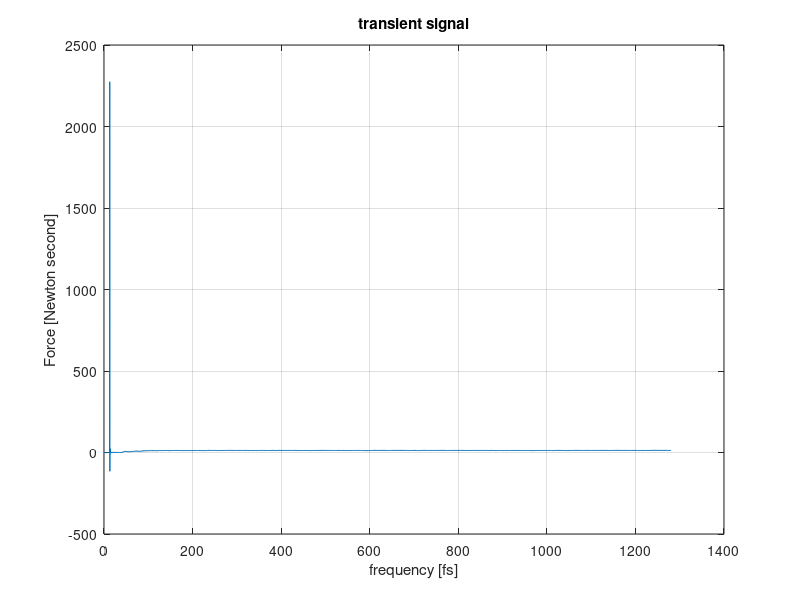
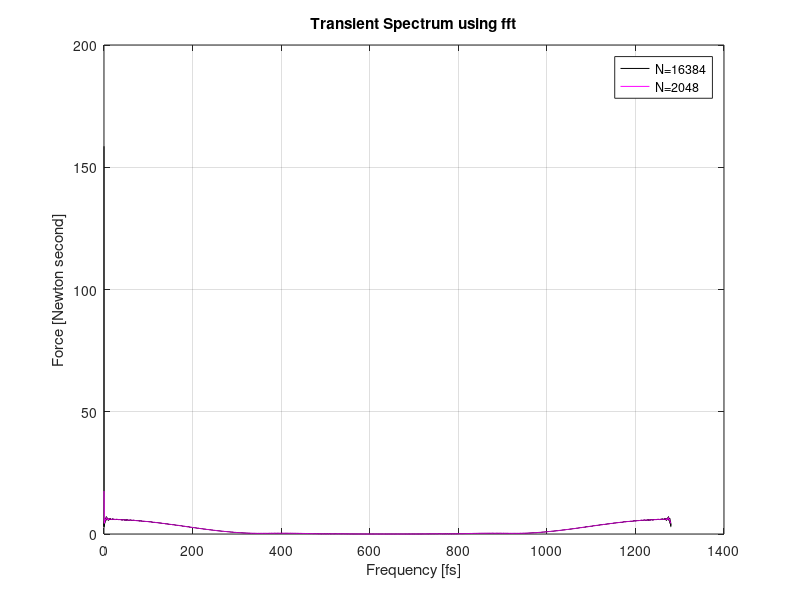
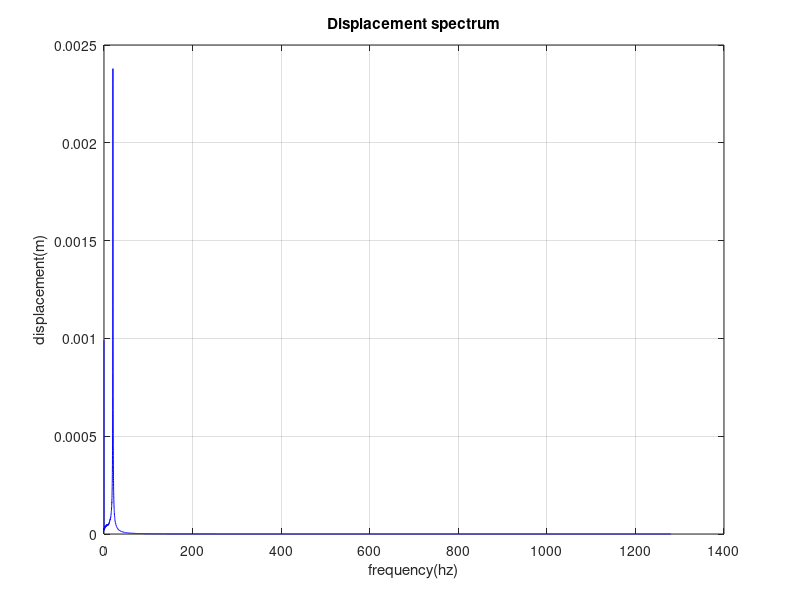

MATLAB code for these plots, in order:
clc;
clear all;
close all;
load('ass2_signal1');
a=x;
l=0:length(a)-1;
deltaf=fs/length(a);
Res=l*deltaf;
figure;
plot(Res,a);
grid on
xlabel('frequency [fs]');
ylabel('Force [Newton second]');
title('transient signal');
figure;
z=(1/fs).*abs(fft(a));
plot(Res,z,'k ');
title('')
hold on;
n1=2048;
l1=0:n1-1;
dealtaf1=fs/n1;
Res1=l1*dealtaf1;
z1=(1/fs).*abs(fft(a(1:n1)));
plot(Res1,z1,'m -');
title('Transient Spectrum using fft');
ylabel('Force [Newton second]');
xlabel('Frequency [fs]');
grid on;
legend('N=16384','N=2048');
m=10;
c=20;
k=160000;
s= 1i*2*pi*Res;
disp=(z)./(m*(s.^2)+(c.*s)+k);
figure
plot(Res,abs(disp),'b');
grid on
xlabel('frequency(hz)');
ylabel('displacement(m)');
title('Displacement spectrum');